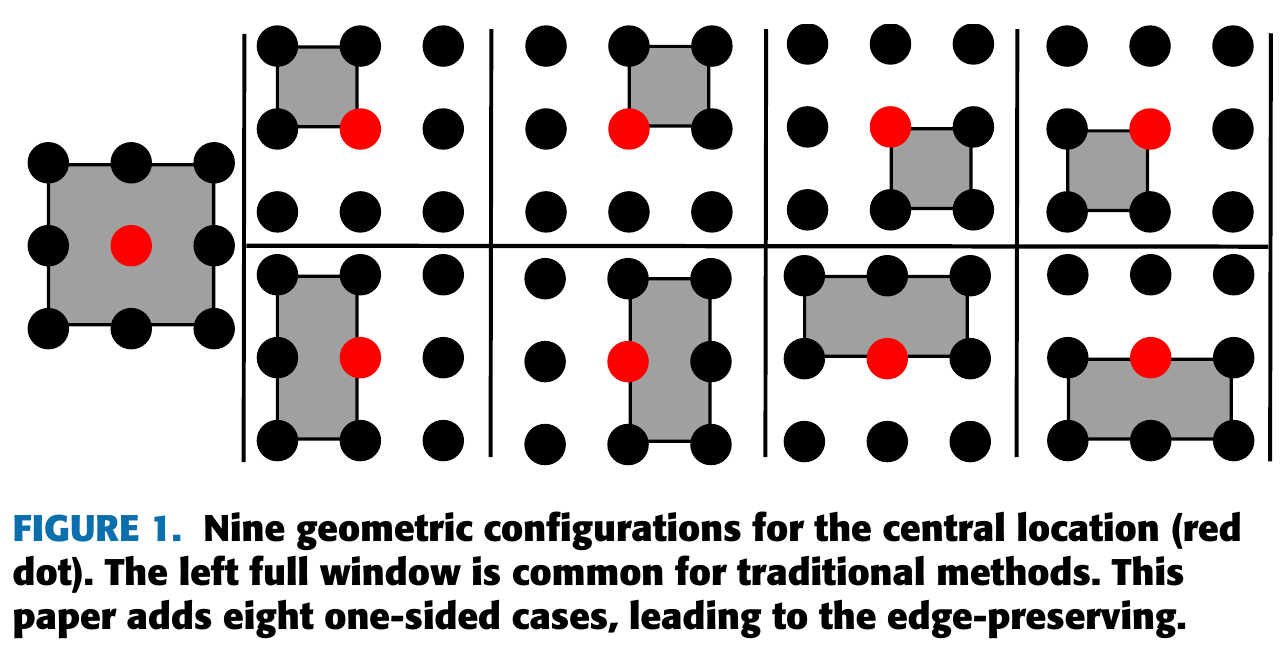
//> input picture NineCases.PNG, 1283 x 653 px
$ ./main NineCases.PNG 3 3   (built with g++ and OpenCV 4)
//> lines starting //> are read from the running program, lines starting //| are printed output that depends on the picture; after the words box and inside, x2 and y2 are one past the last pixel; in counts of white or black regions, pixels touching at a corner belong together
#include <opencv2/core/core.hpp>
#include <opencv2/highgui/highgui.hpp>
#include <opencv2/imgproc/imgproc.hpp>
#include <iostream>
#include <fstream>
#include <assert.h>
#include <time.h>
#include <cmath>
#include <string>
/* Please cite the following paper if you use this code
@ARTICLE{osbf,
  author={Gong, Yuanhao},
  journal={IEEE Access},
  title={OSBF: One-Sided Box Filter for Edge-preserving Image Processing},
  year={2025},
  volume={13},
  number={},
  pages={61149-61160},
  doi={10.1109/ACCESS.2025.3555434}}
 */

using namespace cv;
using namespace std;

//default iteration number and radius
int ItNum = 10;
int R = 1;

float signedMin(float arr[]) {
	int min_abs = ((int&)(arr[0]) & 0x7FFFFFFF);
	int index = 0;
	for (int i = 1; i < 4; i++) {
		int current_abs = ((int&)(arr[i]) & 0x7FFFFFFF);
		if (current_abs < min_abs) {
			min_abs = current_abs;
			index = i;
		}
	}
	return arr[index];
}

int main(int argc, char** argv)
{
	if (argc < 2 || argc>4)
	{
		std::cout << "usage: osbf.exe inputImage window_radius iteration_number" << endl;
		return -1;
	}

    Mat image_orig=imread(argv[1], IMREAD_COLOR); //read the image
//> image_orig is the input picture: 653 rows x 1283 cols, CV_8UC3; mean B, G, R 192.4, 192.2, 195.6
    if (argc > 2) R = atoi(argv[2]); //read the radius
//> R = 3
	if (argc > 3) ItNum = atoi(argv[3]); //read the iteration number
//> ItNum = 3

    Mat image;//padded image
	copyMakeBorder(image_orig, image, R, 0, R, 0, BORDER_REPLICATE);
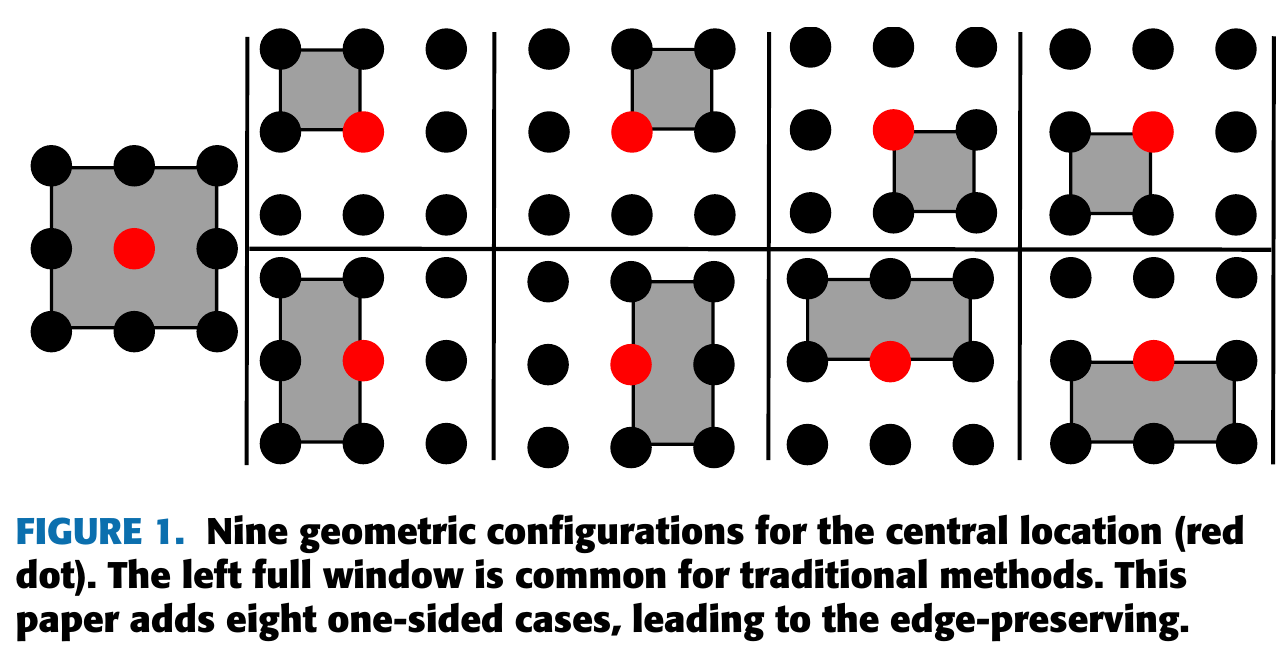
//> image: 656 rows x 1286 cols, CV_8UC3; mean B, G, R 192.8, 192.6, 196

	const Size kernel_size = Size(R + 1, R + 1);
//> kernel_size = Size(4, 4)
	const int M = image.rows;
//> M = 656
	const int N = image.cols;
//> N = 1286

	//turn image into float
	Mat current = Mat::zeros(image.size(), CV_32FC3);
	image.convertTo(current, CV_32FC3);

	//the classical box filter
	Mat corner = Mat::zeros(image.size(), CV_32FC3);
	clock_t start, end;
	start = clock();
	boxFilter(current, corner, -1, kernel_size, Point(0, 0), true, BORDER_REPLICATE);
	end = clock();
	std::cout << "Original Box Filter runs " << end - start << " ms (one iteration)." << endl;

	//one-sided box filter
	Vec3f *p, *p_pre, *p_current;

	start = clock();
	for (int it = 0; it < ItNum; it++)
	{
		//right bottom corner window filter
		boxFilter(current, corner, -1, kernel_size, Point(0, 0), true, BORDER_REPLICATE);
		for (int i = R; i < M; i++)
		{
			p = corner.ptr<Vec3f>(i);
			p_pre = corner.ptr<Vec3f>(i - R);
			p_current = current.ptr<Vec3f>(i);
			for (int j = R; j < N; j++)
				for (int ch = 0; ch < 3; ch++)
				{
					//find the signed minimal distance
					float dist[4],dist2[4];
					float c = p_current[j][ch];
					dist[0] = p[j - R][ch] - c; //left bottom window
					dist[1] = p[j][ch] - c;     //right bottom window
					dist[2] = p_pre[j - R][ch] - c;//left up window
					dist[3] = p_pre[j][ch] - c; //right up window

					dist2[0] = dist[0] + dist[1]; //bottom half window, scaled by 2
					dist2[1] = dist[2] + dist[3]; //up half window
					dist2[2] = dist[0] + dist[2]; //left half window
					dist2[3] = dist[1] + dist[3]; //right half window
					//update with the signed min distance
					float d1= signedMin(dist);
					float d2 = signedMin(dist2);
					if (((int&)(d1) & 0x7FFFFFFF) *2 < ((int&)(d2) & 0x7FFFFFFF))
						p_current[j][ch] += d1;
					else
						p_current[j][ch] += d2 / 2;
				}
		}
	}
//> this loop made 3 passes
//> pass 2, `boxFilter(current, corner, -1, kernel_size, Point(0, 0), true, BORDER_..`:
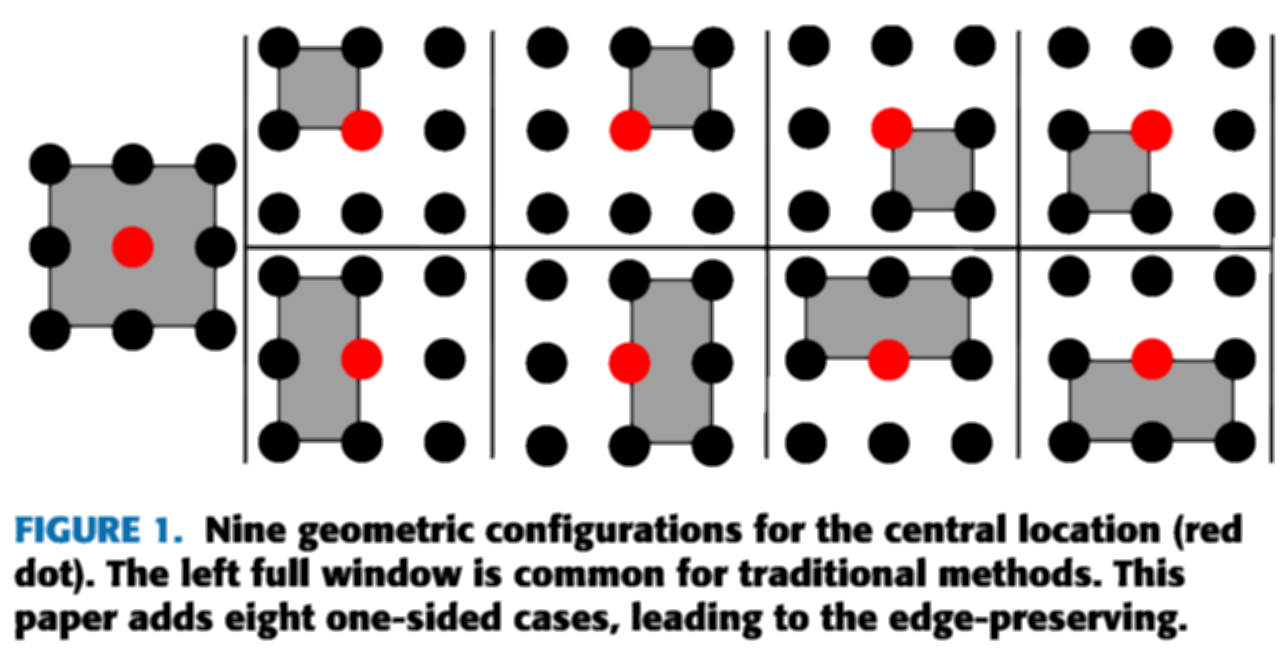
//> corner: 656 rows x 1286 cols, CV_32FC3; mean B, G, R 193.9, 193.7, 197.1
//> pass 3, `boxFilter(current, corner, -1, kernel_size, Point(0, 0), true, BORDER_..`:
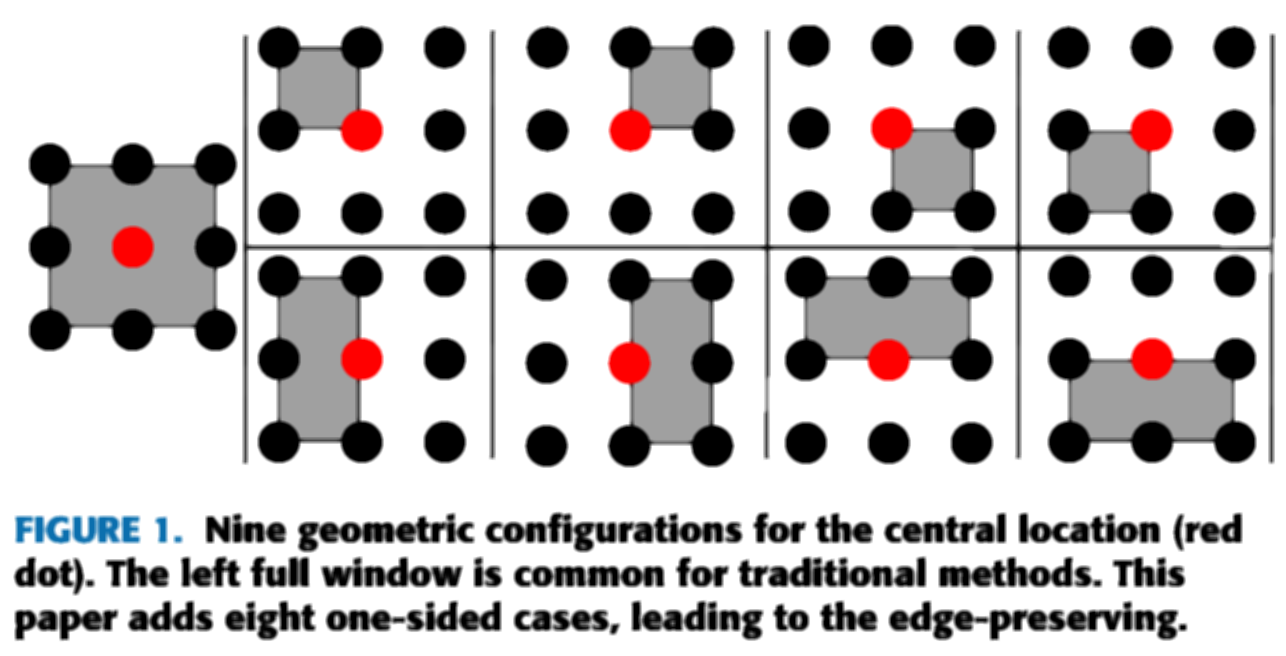
//> corner: 656 rows x 1286 cols, CV_32FC3; 19.36% of pixels changed, all inside (x1, y1, x2, y2) = (13, 24, 1276, 642)
//> after the loop:
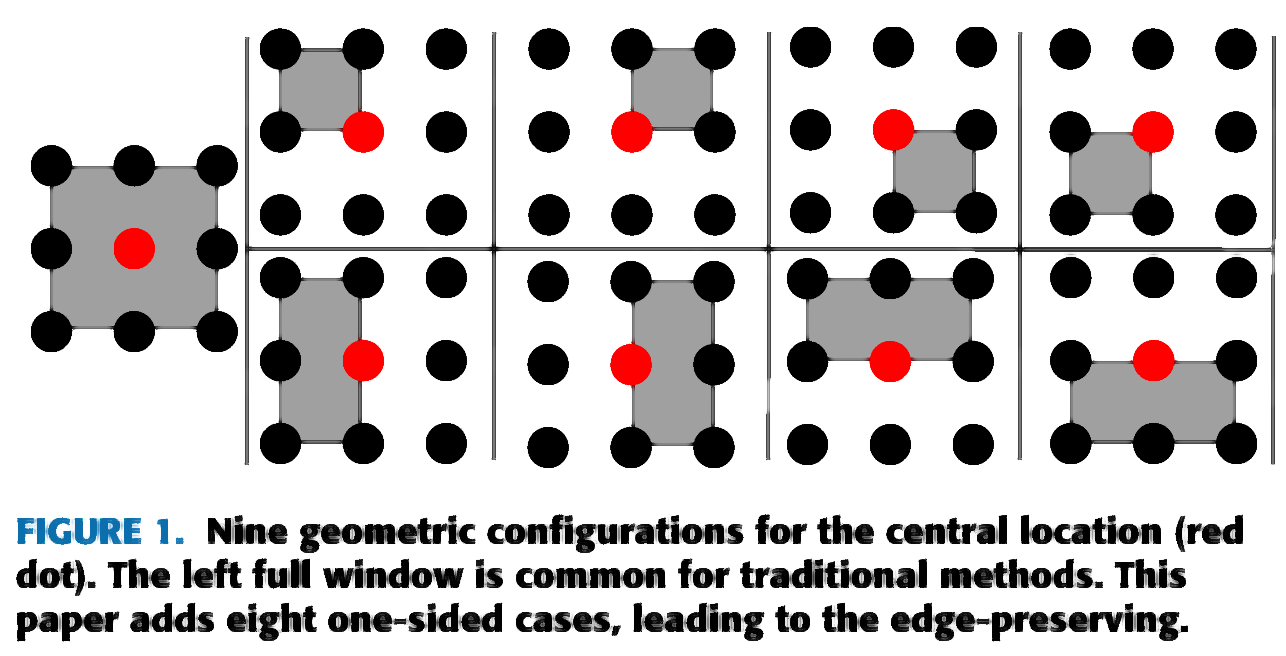
//> current: 656 rows x 1286 cols, CV_32FC3; mean B, G, R 194.9, 194.7, 198.2
	end = clock();
	std::cout << "One-sided Box Filter new runs " << (end - start) / ItNum << " ms/Iteraion." << endl;

	//save result
	Mat result = Mat::zeros(image.size(), CV_8UC3);
	current.convertTo(result, CV_8UC3);
	Rect rect(R, R, image_orig.cols,image_orig.rows);
//> rect = Rect(3, 3, 1283, 653)

	Mat image_final = result(rect);
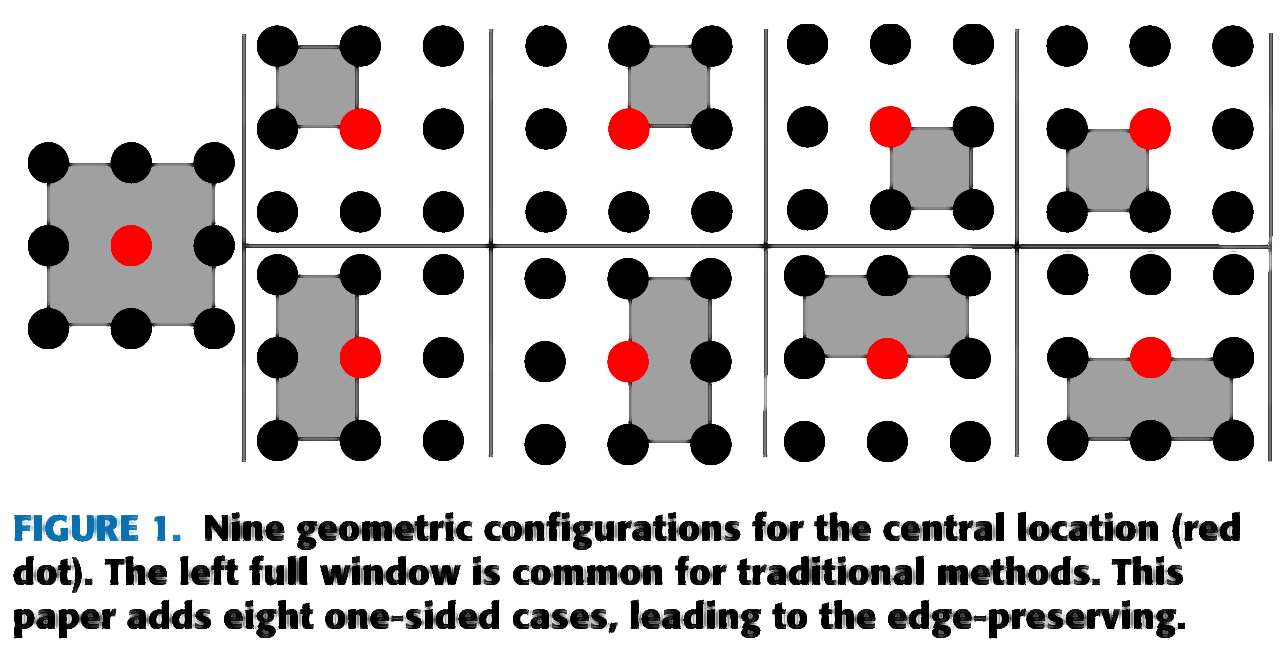
//> image_final: 653 rows x 1283 cols, CV_8UC3; mean B, G, R 193.9, 193.7, 197.2
	string name = string("result_R") + to_string(R)+string("_IT")+to_string(ItNum)+string(".png");
//> name = "result_R3_IT3.png"
	cv::imwrite(name, image_final);
	return 0;
}
